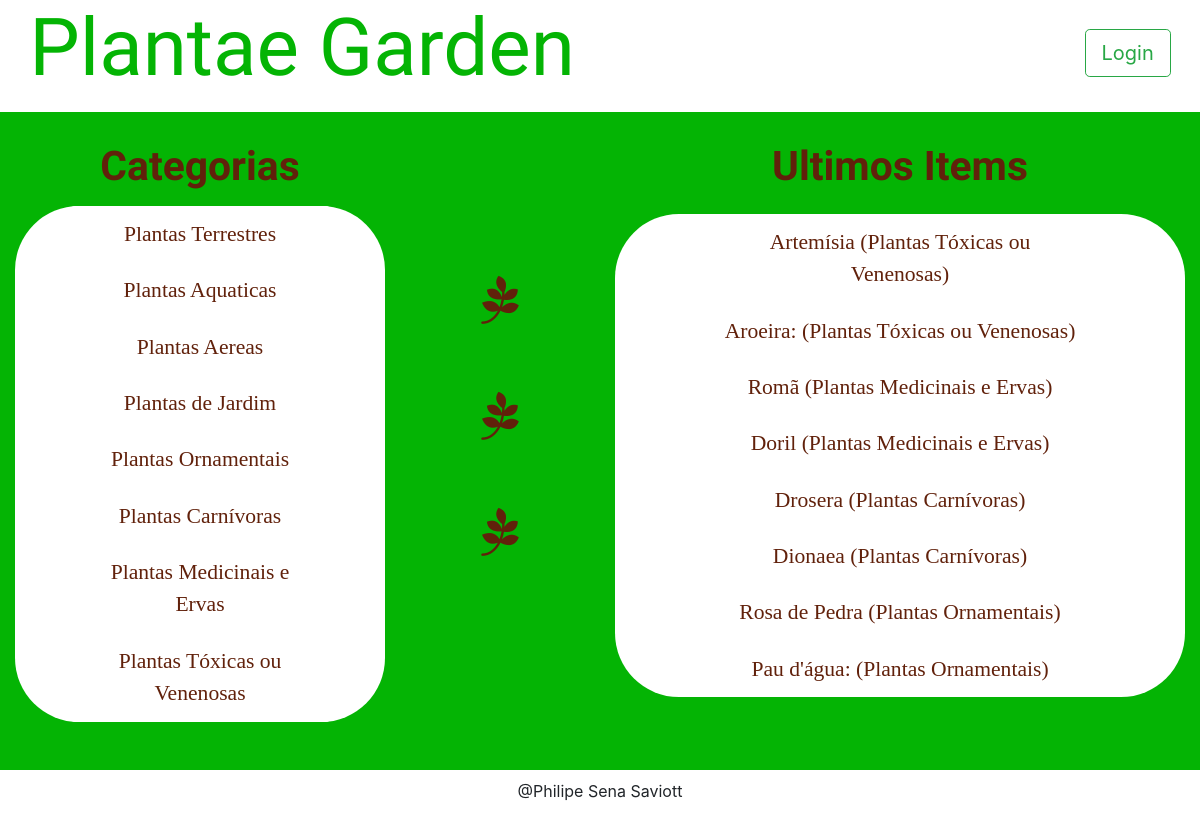
Page /category on the earlier database version.
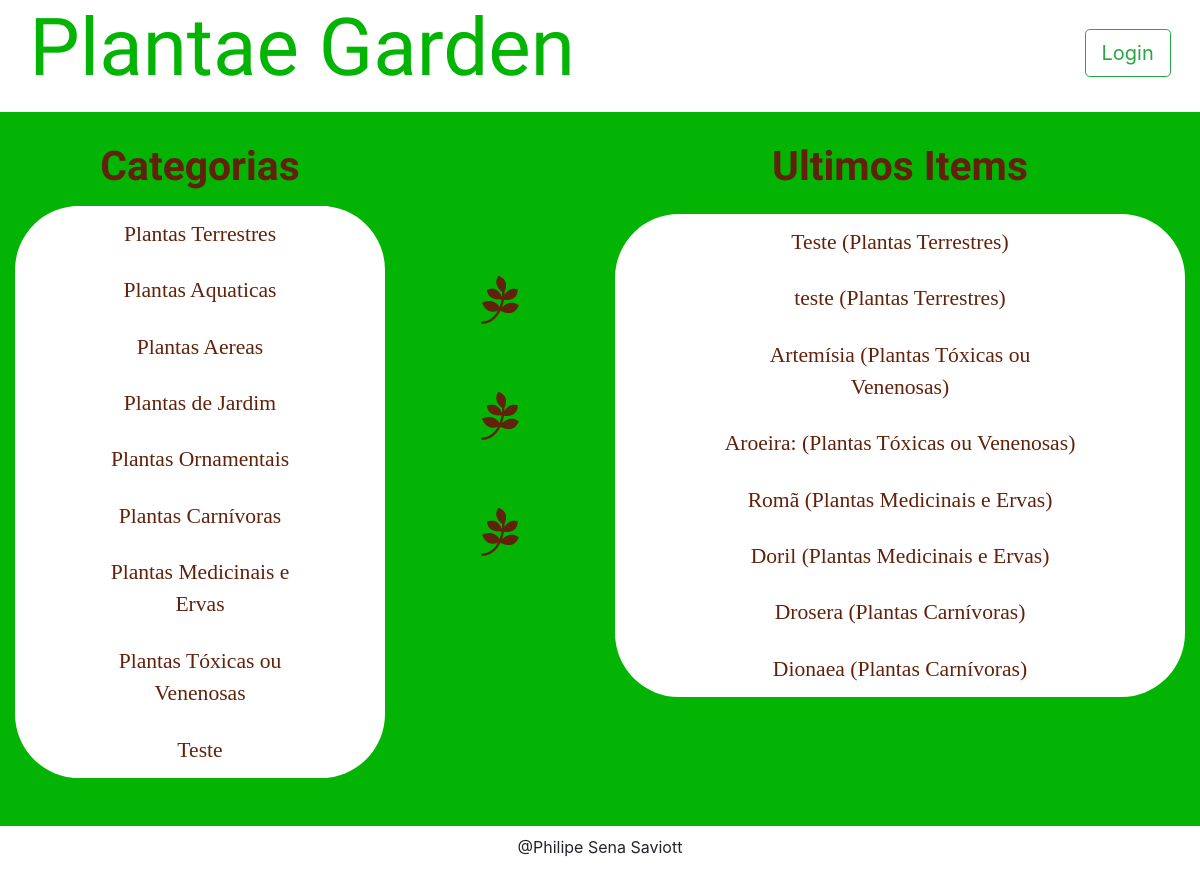
Same page on the later database version.
### models.py (models this page shows, shortened)
class Category(Base):
    __tablename__ = 'category'
    id = Column(Integer, primary_key=True)
    name = Column(String(50), nullable=False)
    user_id = Column(Integer, ForeignKey('user.id'))
    user = relationship(User)

class Item(Base):
    __tablename__ = 'item'
    id = Column(Integer, primary_key=True)
    name = Column(String(50), nullable=False)
    description = Column(String(1000), nullable=False)
    category_id = Column(Integer, ForeignKey('category.id'))
    category = relationship(Category)
    user_id = Column(Integer, ForeignKey('user.id'))
    user = relationship(User)

### application.py (the view, shortened to what this page needs)
@app.route('/')
@app.route('/category')
def catalogFunction():
    category = session.query(Category)
    items = session.query(Item).filter_by(
        category_id=Item.category_id).order_by(Item.id.desc()).limit(8).all()
    if 'username' not in login_session:
        if category.count() == 0:
            flash("You have no categories yet!")
            return render_template(
                'publicCatalog.html', plantas=category, itemName=items)
        else:
            return render_template(
                'publicCatalog.html', plantas=category, itemName=items)

### templates/publicCatalog.html (shortened to what this page needs)
{% extends "main.html" %}
{% block content %}
{% include "header.html" %}
    <section class="row main-body">
      <div id="item-description" class="col-md-4">
        <h2 class="cat-title">Categorias</h2>
        <div class="cat-all-list">
          {% for i in plantas %}
            <div class="list-group cat-list">
              <a href="{{ url_for('categoryFunction', category_id=i.id)}}" class="list-group-item">{{ i.name }}</a>
            </div>
          {% endfor %}
        </div>
      </div>
      <ul class="col-md-2 tree-list">
        <li><i class="fa fa-pagelines"></i></li>
        <li><i class="fa fa-pagelines"></i></li>
        <li><i class="fa fa-pagelines"></i></li>
      </ul>
      <div id="item-description" class="col-md-6">
        <h2 class="cat-title">Ultimos Items</h2>
        <div class="cat-all-list">
          {% for i in itemName %}
            <div class="list-group cat-list">
              <a href="{{ url_for('itemFunction', category_id=i.category.id, item_id=i.id)}}" class="list-group-item">{{ i.name }} ({{ i.category.name }})</a>
            </div>
          {% endfor %}
        </div>
      </div>
    </section>
{% endblock %}

### templates/main.html (shortened to what this page needs)
<!DOCTYPE html>
<html lang="pt-br">
  <head>
    <link href="//maxcdn.bootstrapcdn.com/font-awesome/4.7.0/css/font-awesome.min.css" rel="stylesheet">
    <link rel="stylesheet" href="https://stackpath.bootstrapcdn.com/bootstrap/4.3.1/css/bootstrap.min.css">
    <link href="https://fonts.googleapis.com/css?family=Raleway&display=swap" rel="stylesheet">     <link rel="stylesheet" href="{{ url_for('static', filename='styles.css') }}" />
    <link rel="stylesheet" href="/static/media.css">
  </head>
  <body>
    <div class="container-fluid wrapper">
      {% block content %}
      {% endblock %}
      {% include "footer.html" %}
    </div>
  </body>
</html>

### templates/header.html
<header id="top-header" class="row">
  <div class="col-md-6">
    <a href="{{url_for('catalogFunction')}}">
      <h1 class="appName">Plantae Garden</h1>
    </a>
  </div>
  <div class="col-md-6 text-right log-but">
    {%if 'username' not in session %}
      <a href="{{url_for('showLogin')}}"><button type="button"  id="log-in-out-button" class="btn btn-outline-success btn-lg">Login</button></a>
    {% else %}
      <a href="{{url_for('disconnect')}}"><button type="button"  id="log-in-out-button" class="btn btn-outline-danger btn-lg">Logout</button></a>
    {% endif %}
  </div>
</header>

### templates/footer.html
<footer class="row main-footer">
  <div class="col-md-12 name-footer">
    @Philipe Sena Saviott
  </div>
</footer>

### static/styles.css (style rules this page uses)
a:hover, a:visited, a:link, a:active { text-decoration: none; }
#top-header { height: 7em; }
#log-in-out-button { float: right; margin: 5% 2.5% 0 0; }
.list-group-item { color: #61210B; border: 0px; font-family: 'Crimson Text', serif; font-size: 135%; text-align: center; }
#item-description { margin: 2.5% 0 4% 0; }
.appName { font-family: 'Amatic SC', cursive; font-size: 500%; color: #04B404; margin:0 0 0 2.5%; }
.main-body { background-color: #04B404; }
.main-footer { height: 3em; }
.name-footer { text-align: center; margin: 0.75% 0 0 0; }
.cat-list { border: 10px; border-radius: 20em; margin-left: 15%; width: 70% }
.cat-all-list { background-color: white; border-radius: 4em; }
.cat-title { text-align:center; margin-bottom: 4%; font-family: 'Raleway', sans-serif; font-size: 255%; color: #61210B; font-weight: bold; }
.tree-list { margin: 8% 0 0 0; list-style: none; color: #61210B; text-align: center; }
.tree-list .fa-pagelines { margin: 40% 0 0 0; font-size: 300%; }

Differences in the rows shown:
no longer on this page (row unchanged): Item: name "Rosa de Pedra", category.name "Plantas Ornamentais"
no longer on this page (row unchanged): Item: name "Pau d'água:", category.name "Plantas Ornamentais"
added Category: name "Teste"
added Item: name "Teste", category.name "Plantas Terrestres"
added Item: name "teste", category.name "Plantas Terrestres"
